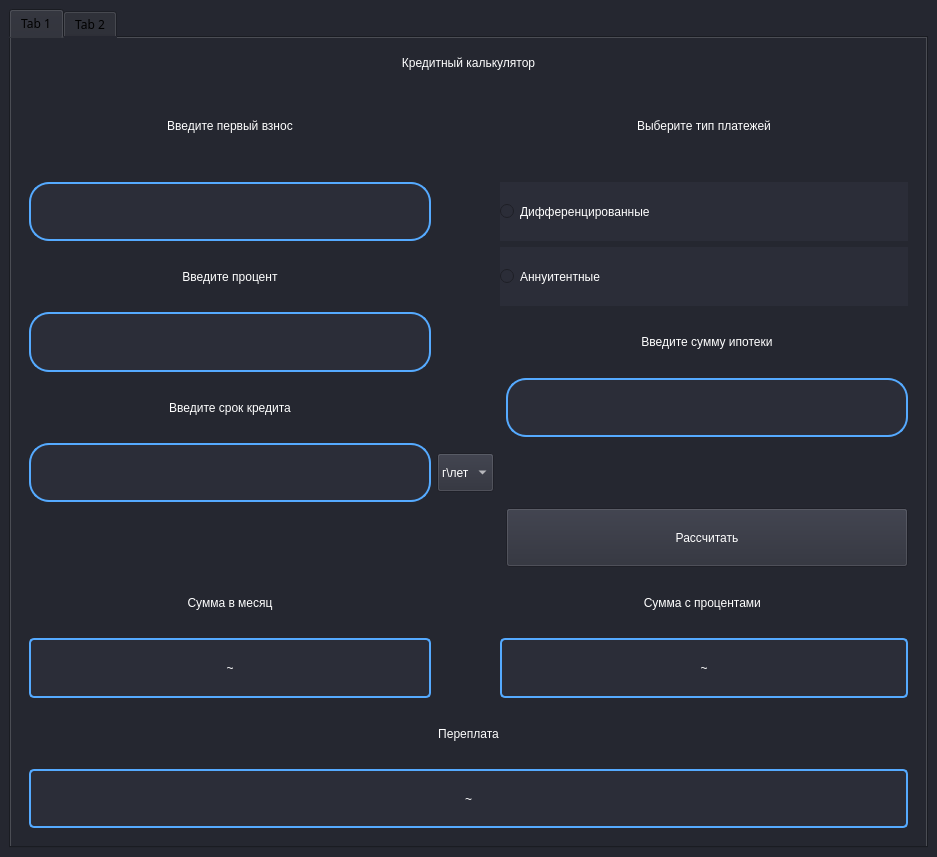
<?xml version="1.0" encoding="UTF-8"?>
<ui version="4.0">
 <class>MainWindow</class>
 <widget class="QMainWindow" name="MainWindow">
  <property name="geometry">
   <rect>
    <x>0</x>
    <y>0</y>
    <width>937</width>
    <height>857</height>
   </rect>
  </property>
  <property name="sizePolicy">
   <sizepolicy hsizetype="Expanding" vsizetype="Expanding">
    <horstretch>0</horstretch>
    <verstretch>0</verstretch>
   </sizepolicy>
  </property>
  <property name="minimumSize">
   <size>
    <width>877</width>
    <height>824</height>
   </size>
  </property>
  <property name="windowTitle">
   <string>Кредитный калькулятор</string>
  </property>
  <widget class="QWidget" name="centralwidget">
   <property name="font">
    <font>
     <family>Niagara Engraved</family>
    </font>
   </property>
   <property name="styleSheet">
    <string notr="true">background-color: rgb(37, 39, 48);</string>
   </property>
   <layout class="QGridLayout" name="gridLayout">
    <item row="0" column="0">
     <widget class="QTabWidget" name="tabWidget">
      <property name="currentIndex">
       <number>0</number>
      </property>
      <widget class="QWidget" name="tab">
       <property name="sizePolicy">
        <sizepolicy hsizetype="Maximum" vsizetype="Maximum">
         <horstretch>0</horstretch>
         <verstretch>0</verstretch>
        </sizepolicy>
       </property>
       <attribute name="title">
        <string>Tab 1</string>
       </attribute>
       <layout class="QGridLayout" name="gridLayout_3">
        <item row="0" column="0">
         <layout class="QGridLayout" name="gridLayout_2">
          <item row="0" column="1">
           <widget class="QWidget" name="widget" native="true">
            <layout class="QGridLayout" name="gridLayout_4">
             <item row="8" column="0">
              <widget class="QLineEdit" name="srok">
               <property name="sizePolicy">
                <sizepolicy hsizetype="Expanding" vsizetype="MinimumExpanding">
                 <horstretch>0</horstretch>
                 <verstretch>0</verstretch>
                </sizepolicy>
               </property>
               <property name="styleSheet">
                <string notr="true">
border: 2px solid rgb(37, 39, 48); border-radius: 20px;
color: #FFF;
padding-left: 20px;
padding-right: 20px;
background-color: rgb(34, 36, 44);

border: 2px solid rgb(48, 50, 62);

border: 2px solid rgb(85, 170, 255); background-color: rgb(43, 45, 56);
color: rgb(255, 255, 255);
font: 87 13pt &quot;Arial Black&quot;;</string>
               </property>
              </widget>
             </item>
             <item row="2" column="0">
              <widget class="QLineEdit" name="summ">
               <property name="sizePolicy">
                <sizepolicy hsizetype="Expanding" vsizetype="MinimumExpanding">
                 <horstretch>0</horstretch>
                 <verstretch>0</verstretch>
                </sizepolicy>
               </property>
               <property name="styleSheet">
                <string notr="true">border: 2px solid rgb(37, 39, 48); border-radius: 20px;
color: #FFF;
padding-left: 20px;
padding-right: 20px;
background-color: rgb(34, 36, 44);

border: 2px solid rgb(48, 50, 62);

border: 2px solid rgb(85, 170, 255); background-color: rgb(43, 45, 56);
color: rgb(255, 255, 255);
font: 87 13pt &quot;Arial Black&quot;;</string>
               </property>
              </widget>
             </item>
             <item row="1" column="0">
              <widget class="QLabel" name="vvsum">
               <property name="sizePolicy">
                <sizepolicy hsizetype="Expanding" vsizetype="MinimumExpanding">
                 <horstretch>0</horstretch>
                 <verstretch>0</verstretch>
                </sizepolicy>
               </property>
               <property name="styleSheet">
                <string notr="true">
color: rgb(255, 255, 255);


font: 87 20pt &quot;Arial Black&quot;;</string>
               </property>
               <property name="text">
                <string>Введите первый взнос</string>
               </property>
               <property name="alignment">
                <set>Qt::AlignCenter</set>
               </property>
               <property name="margin">
                <number>0</number>
               </property>
              </widget>
             </item>
             <item row="14" column="0">
              <widget class="QLabel" name="sinm">
               <property name="sizePolicy">
                <sizepolicy hsizetype="Expanding" vsizetype="MinimumExpanding">
                 <horstretch>0</horstretch>
                 <verstretch>0</verstretch>
                </sizepolicy>
               </property>
               <property name="styleSheet">
                <string notr="true">
color: rgb(255, 255, 255);


font: 87 20pt &quot;Arial Black&quot;;</string>
               </property>
               <property name="text">
                <string>Сумма в месяц</string>
               </property>
               <property name="alignment">
                <set>Qt::AlignCenter</set>
               </property>
               <property name="margin">
                <number>0</number>
               </property>
              </widget>
             </item>
             <item row="15" column="0">
              <widget class="QLabel" name="sinmred">
               <property name="sizePolicy">
                <sizepolicy hsizetype="Expanding" vsizetype="MinimumExpanding">
                 <horstretch>0</horstretch>
                 <verstretch>0</verstretch>
                </sizepolicy>
               </property>
               <property name="styleSheet">
                <string notr="true">background-color: rgb(43, 45, 56);
color: rgb(255, 255, 255);
border: 2px solid rgb(37, 39, 48); border-radius: 5px;
border: 2px solid rgb(48, 50, 62);
border: 2px solid rgb(85, 170, 255); background-color: rgb(43, 45, 56);
font: 87 15pt &quot;Arial Black&quot;;</string>
               </property>
               <property name="text">
                <string>~</string>
               </property>
               <property name="alignment">
                <set>Qt::AlignCenter</set>
               </property>
               <property name="margin">
                <number>0</number>
               </property>
              </widget>
             </item>
             <item row="4" column="3">
              <widget class="QLabel" name="vvsum_5">
               <property name="sizePolicy">
                <sizepolicy hsizetype="Expanding" vsizetype="Preferred">
                 <horstretch>0</horstretch>
                 <verstretch>0</verstretch>
                </sizepolicy>
               </property>
               <property name="styleSheet">
                <string notr="true">
color: rgb(255, 255, 255);


font: 87  17pt &quot;Arial Black&quot;;</string>
               </property>
               <property name="text">
                <string>Введите сумму ипотеки</string>
               </property>
               <property name="alignment">
                <set>Qt::AlignCenter</set>
               </property>
               <property name="margin">
                <number>0</number>
               </property>
              </widget>
             </item>
             <item row="3" column="0">
              <widget class="QLabel" name="vvsum_2">
               <property name="sizePolicy">
                <sizepolicy hsizetype="Expanding" vsizetype="MinimumExpanding">
                 <horstretch>0</horstretch>
                 <verstretch>0</verstretch>
                </sizepolicy>
               </property>
               <property name="styleSheet">
                <string notr="true">
color: rgb(255, 255, 255);


font: 87 20pt &quot;Arial Black&quot;;</string>
               </property>
               <property name="text">
                <string>Введите процент</string>
               </property>
               <property name="alignment">
                <set>Qt::AlignCenter</set>
               </property>
               <property name="margin">
                <number>0</number>
               </property>
              </widget>
             </item>
             <item row="2" column="2" colspan="2">
              <widget class="QRadioButton" name="diff">
               <property name="sizePolicy">
                <sizepolicy hsizetype="Expanding" vsizetype="MinimumExpanding">
                 <horstretch>0</horstretch>
                 <verstretch>0</verstretch>
                </sizepolicy>
               </property>
               <property name="styleSheet">
                <string notr="true">background-color: rgb(43, 45, 56);
color: rgb(255, 255, 255);


font: 87 20pt &quot;Arial Black&quot;;</string>
               </property>
               <property name="text">
                <string>Дифференцированные </string>
               </property>
              </widget>
             </item>
             <item row="3" column="2" colspan="2">
              <widget class="QRadioButton" name="annuit">
               <property name="sizePolicy">
                <sizepolicy hsizetype="Expanding" vsizetype="MinimumExpanding">
                 <horstretch>0</horstretch>
                 <verstretch>0</verstretch>
                </sizepolicy>
               </property>
               <property name="styleSheet">
                <string notr="true">background-color: rgb(43, 45, 56);
color: rgb(255, 255, 255);


font: 87 20pt &quot;Arial Black&quot;;</string>
               </property>
               <property name="text">
                <string>Аннуитентные</string>
               </property>
              </widget>
             </item>
             <item row="0" column="0" colspan="4">
              <widget class="QLabel" name="label">
               <property name="sizePolicy">
                <sizepolicy hsizetype="Expanding" vsizetype="Fixed">
                 <horstretch>0</horstretch>
                 <verstretch>0</verstretch>
                </sizepolicy>
               </property>
               <property name="baseSize">
                <size>
                 <width>100</width>
                 <height>100</height>
                </size>
               </property>
               <property name="styleSheet">
                <string notr="true">
color: rgb(255, 255, 255);


font: 87 23pt &quot;Arial Black&quot;;</string>
               </property>
               <property name="text">
                <string>Кредитный калькулятор</string>
               </property>
               <property name="alignment">
                <set>Qt::AlignCenter</set>
               </property>
               <property name="margin">
                <number>0</number>
               </property>
              </widget>
             </item>
             <item row="1" column="2" colspan="2">
              <widget class="QLabel" name="vvsum_3">
               <property name="sizePolicy">
                <sizepolicy hsizetype="Expanding" vsizetype="MinimumExpanding">
                 <horstretch>0</horstretch>
                 <verstretch>0</verstretch>
                </sizepolicy>
               </property>
               <property name="minimumSize">
                <size>
                 <width>50</width>
                 <height>100</height>
                </size>
               </property>
               <property name="styleSheet">
                <string notr="true">
color: rgb(255, 255, 255);


font: 87 20pt &quot;Arial Black&quot;;</string>
               </property>
               <property name="text">
                <string>Выберите тип платежей</string>
               </property>
               <property name="alignment">
                <set>Qt::AlignCenter</set>
               </property>
               <property name="margin">
                <number>0</number>
               </property>
              </widget>
             </item>
             <item row="5" column="3">
              <widget class="QLineEdit" name="sumnedred">
               <property name="sizePolicy">
                <sizepolicy hsizetype="Expanding" vsizetype="MinimumExpanding">
                 <horstretch>0</horstretch>
                 <verstretch>0</verstretch>
                </sizepolicy>
               </property>
               <property name="styleSheet">
                <string notr="true">
border: 2px solid rgb(37, 39, 48); border-radius: 20px;
color: #FFF;
padding-left: 20px;
padding-right: 20px;
background-color: rgb(34, 36, 44);

border: 2px solid rgb(48, 50, 62);

border: 2px solid rgb(85, 170, 255); background-color: rgb(43, 45, 56);
color: rgb(255, 255, 255);
font: 87 13pt &quot;Arial Black&quot;;</string>
               </property>
              </widget>
             </item>
             <item row="5" column="0">
              <widget class="QLabel" name="vvsum_4">
               <property name="sizePolicy">
                <sizepolicy hsizetype="Expanding" vsizetype="MinimumExpanding">
                 <horstretch>0</horstretch>
                 <verstretch>0</verstretch>
                </sizepolicy>
               </property>
               <property name="styleSheet">
                <string notr="true">
color: rgb(255, 255, 255);


font: 87 20pt &quot;Arial Black&quot;;</string>
               </property>
               <property name="text">
                <string>Введите срок кредита</string>
               </property>
               <property name="alignment">
                <set>Qt::AlignCenter</set>
               </property>
               <property name="margin">
                <number>0</number>
               </property>
              </widget>
             </item>
             <item row="11" column="3">
              <widget class="QPushButton" name="pushButton">
               <property name="sizePolicy">
                <sizepolicy hsizetype="Expanding" vsizetype="MinimumExpanding">
                 <horstretch>0</horstretch>
                 <verstretch>0</verstretch>
                </sizepolicy>
               </property>
               <property name="styleSheet">
                <string notr="true">background-color: rgb(43, 45, 56);
color: rgb(255, 255, 255);


font: 87 20pt &quot;Arial Black&quot;;</string>
               </property>
               <property name="text">
                <string>Рассчитать</string>
               </property>
              </widget>
             </item>
             <item row="14" column="2" colspan="2">
              <widget class="QLabel" name="vseg">
               <property name="sizePolicy">
                <sizepolicy hsizetype="Expanding" vsizetype="MinimumExpanding">
                 <horstretch>0</horstretch>
                 <verstretch>0</verstretch>
                </sizepolicy>
               </property>
               <property name="styleSheet">
                <string notr="true">
color: rgb(255, 255, 255);


font: 87 20pt &quot;Arial Black&quot;;</string>
               </property>
               <property name="text">
                <string>Сумма с процентами </string>
               </property>
               <property name="alignment">
                <set>Qt::AlignCenter</set>
               </property>
               <property name="margin">
                <number>0</number>
               </property>
              </widget>
             </item>
             <item row="17" column="0" colspan="4">
              <widget class="QLabel" name="pereplata">
               <property name="sizePolicy">
                <sizepolicy hsizetype="Expanding" vsizetype="MinimumExpanding">
                 <horstretch>0</horstretch>
                 <verstretch>0</verstretch>
                </sizepolicy>
               </property>
               <property name="styleSheet">
                <string notr="true">background-color: rgb(43, 45, 56);
color: rgb(255, 255, 255);
border: 2px solid rgb(37, 39, 48); border-radius: 5px;
border: 2px solid rgb(48, 50, 62);
border: 2px solid rgb(85, 170, 255); background-color: rgb(43, 45, 56);
font: 87 15pt &quot;Arial Black&quot;;</string>
               </property>
               <property name="text">
                <string>~</string>
               </property>
               <property name="alignment">
                <set>Qt::AlignCenter</set>
               </property>
               <property name="margin">
                <number>0</number>
               </property>
              </widget>
             </item>
             <item row="15" column="2" colspan="2">
              <widget class="QLabel" name="vsegred">
               <property name="sizePolicy">
                <sizepolicy hsizetype="Expanding" vsizetype="MinimumExpanding">
                 <horstretch>0</horstretch>
                 <verstretch>0</verstretch>
                </sizepolicy>
               </property>
               <property name="styleSheet">
                <string notr="true">background-color: rgb(43, 45, 56);
color: rgb(255, 255, 255);
border: 2px solid rgb(37, 39, 48); border-radius: 5px;
border: 2px solid rgb(48, 50, 62);
border: 2px solid rgb(85, 170, 255); background-color: rgb(43, 45, 56);
font: 87 15pt &quot;Arial Black&quot;;</string>
               </property>
               <property name="text">
                <string>~</string>
               </property>
               <property name="alignment">
                <set>Qt::AlignCenter</set>
               </property>
               <property name="margin">
                <number>0</number>
               </property>
              </widget>
             </item>
             <item row="16" column="0" colspan="4">
              <widget class="QLabel" name="vseg_2">
               <property name="sizePolicy">
                <sizepolicy hsizetype="Expanding" vsizetype="MinimumExpanding">
                 <horstretch>0</horstretch>
                 <verstretch>0</verstretch>
                </sizepolicy>
               </property>
               <property name="styleSheet">
                <string notr="true">
color: rgb(255, 255, 255);


font: 87 20pt &quot;Arial Black&quot;;</string>
               </property>
               <property name="text">
                <string>Переплата</string>
               </property>
               <property name="alignment">
                <set>Qt::AlignCenter</set>
               </property>
               <property name="margin">
                <number>0</number>
               </property>
              </widget>
             </item>
             <item row="4" column="0">
              <widget class="QLineEdit" name="proc">
               <property name="sizePolicy">
                <sizepolicy hsizetype="Expanding" vsizetype="MinimumExpanding">
                 <horstretch>0</horstretch>
                 <verstretch>0</verstretch>
                </sizepolicy>
               </property>
               <property name="styleSheet">
                <string notr="true">
border: 2px solid rgb(37, 39, 48); border-radius: 20px;
color: #FFF;
padding-left: 20px;
padding-right: 20px;
background-color: rgb(34, 36, 44);

border: 2px solid rgb(48, 50, 62);

border: 2px solid rgb(85, 170, 255); background-color: rgb(43, 45, 56);
color: rgb(255, 255, 255);
font: 87 13pt &quot;Arial Black&quot;;</string>
               </property>
              </widget>
             </item>
             <item row="8" column="1">
              <layout class="QVBoxLayout" name="verticalLayout">
               <item>
                <spacer name="verticalSpacer_2">
                 <property name="orientation">
                  <enum>Qt::Vertical</enum>
                 </property>
                 <property name="sizeType">
                  <enum>QSizePolicy::Fixed</enum>
                 </property>
                 <property name="sizeHint" stdset="0">
                  <size>
                   <width>10</width>
                   <height>10</height>
                  </size>
                 </property>
                </spacer>
               </item>
               <item>
                <widget class="QComboBox" name="comboBox">
                 <property name="sizePolicy">
                  <sizepolicy hsizetype="Fixed" vsizetype="Expanding">
                   <horstretch>0</horstretch>
                   <verstretch>0</verstretch>
                  </sizepolicy>
                 </property>
                 <property name="styleSheet">
                  <string notr="true">background-color: rgb(43, 45, 56);
color: rgb(255, 255, 255);


font: 87 13pt &quot;Arial Black&quot;;</string>
                 </property>
                 <item>
                  <property name="text">
                   <string>г\лет</string>
                  </property>
                 </item>
                 <item>
                  <property name="text">
                   <string>мес</string>
                  </property>
                 </item>
                </widget>
               </item>
               <item>
                <spacer name="verticalSpacer">
                 <property name="orientation">
                  <enum>Qt::Vertical</enum>
                 </property>
                 <property name="sizeType">
                  <enum>QSizePolicy::Fixed</enum>
                 </property>
                 <property name="sizeHint" stdset="0">
                  <size>
                   <width>10</width>
                   <height>10</height>
                  </size>
                 </property>
                </spacer>
               </item>
              </layout>
             </item>
            </layout>
           </widget>
          </item>
         </layout>
        </item>
       </layout>
      </widget>
      <widget class="QWidget" name="tab_2">
       <attribute name="title">
        <string>Tab 2</string>
       </attribute>
       <widget class="QTableWidget" name="tableWidget">
        <property name="geometry">
         <rect>
          <x>0</x>
          <y>0</y>
          <width>861</width>
          <height>781</height>
         </rect>
        </property>
       </widget>
      </widget>
     </widget>
    </item>
   </layout>
  </widget>
 </widget>
 <resources/>
 <connections/>
</ui>
